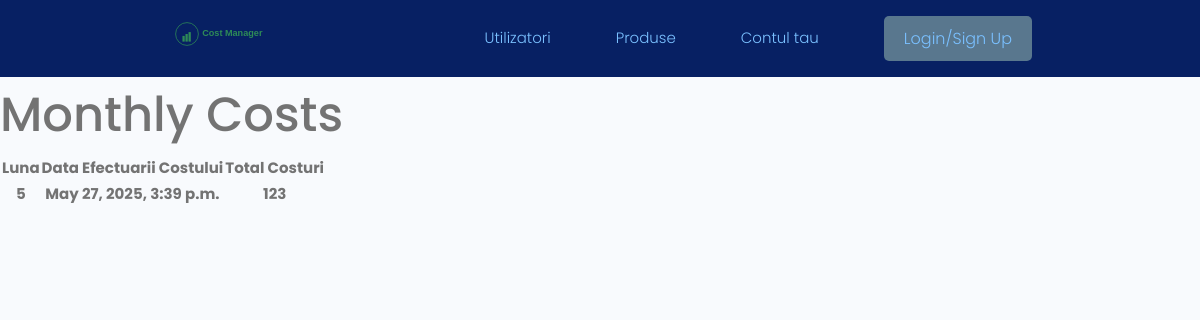
The app's page /favoriteproducts/monthlycosts/ with its own data.
### costs/models.py (models this page shows, shortened)
class Cost(models.Model):
    luna = models.CharField(default=today.month, max_length=20)
    created = models.DateTimeField(auto_now_add=True)
    total_costuri = models.IntegerField(default=0, null=True, blank=False)

### costs/views.py (the view)
# urls.py: path('monthlycosts/', views.costs_per_month, name="costs_per_month"),
def costs_per_month(request):
    monthly_costs = Cost.objects.all()
    context = {'monthly_costs': monthly_costs}
    return render(request, 'costs/monthly_costs.html', context)

### costs/templates/costs/monthly_costs.html
{% extends 'main.html' %}
{% block content%}
<h1>Monthly Costs</h1>
<table>
    <tr>
        <th>Luna</th>
        <th>Data Efectuarii Costului</th>
        <th>Total Costuri</th>
    </tr>
    {% for monthly_costs in monthly_costs %}
    <tr>
        <th>{{monthly_costs.luna}}</th>
        <th>{{monthly_costs.created}}</th>
        <th>{{monthly_costs.total_costuri}}</th>
    </tr>
    {% endfor %}
</table>
{% endblock content%}

### static/styles/app.css (style rules this page uses)
:root { --color-sub: #072063; --color-sub-light: #59778e; --color-light: #7ac0ff; }

### static/uikit/styles/modules/_variables.css (style rules this page uses)
:root { --color-main: #5aa5b9; --color-main-light: #e6faff; --color-sub: #3f4156; --color-sub-light: #51546e; --color-sub-lighter: #ededfd; --color-text: #737373; --color-gray: #8b8b8b; --color-light: #e5e7eb; --color-light-gray: #767676; --color-bg: #f8fafd; --color-white: #fffefd; --color-white-light: #f3f3f3; --color-success: #359e64; --color-success-bg: #def8e8; --color-error: #fc4b0b; --color-error-bg: #fff2ee; --font-base: 'Poppins', arial, helvetica, 'Segoe UI', roboto, ubuntu, sans-serif; --font-monospace: 'Fira Code', 'Courier New', courier, monospace; --font-regular: 300; --font-medium: 500; --font-bold: 700; --generic-shadow: 1px 1px 5px #00000010; --generic-transition: all 0.3s ease-in-out; }

### static/uikit/styles/modules/_base.css (style rules this page uses)
* { margin: 0; padding: 0; box-sizing: border-box; text-rendering: optimizeLegibility; color: inherit; font-size: inherit; }
html { font-size: 50%; }
@media only screen and (min-width: 480px) { html { font-size: 56.25%; } }
@media only screen and (min-width: 1200px) { html { font-size: 62.5%; } }
body { line-height: 1.6; font-weight: 400; font-size: 1.5rem; color: var(--color-text); background-color: var(--color-bg); min-height: 100vh; }

### static/uikit/styles/modules/_typography.css (style rules this page uses)
* { font-family: var(--font-base); }
h1 { font-size: 4.8rem; font-weight: var(--font-medium); }

### records on screen
Cost: luna "5", created "May 27, 2025, 3:39 p.m.", total_costuri "123"
